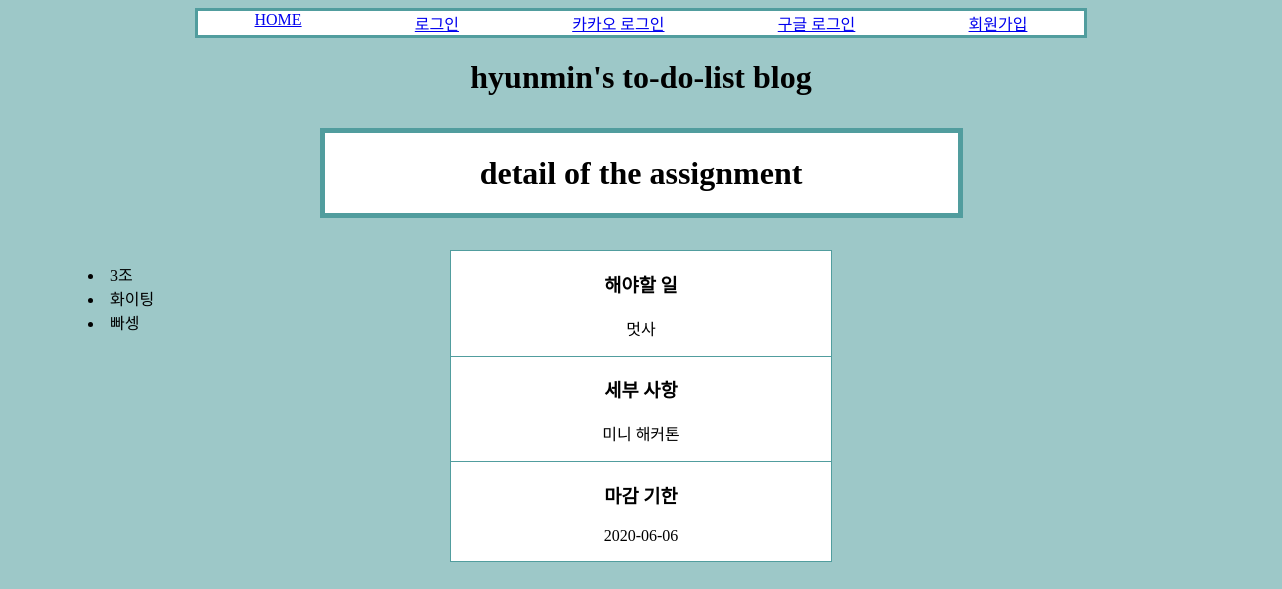
The app's page /detail/5 with its own data.
### app/models.py (models this page shows, shortened)
class Post(models.Model):
  title = models.CharField(max_length=200)
  content = models.TextField()
  deadline = models.CharField(max_length=30)
  author = models.ForeignKey(User, on_delete=models.CASCADE, related_name="posts")

class Comment(models.Model):
  post = models.ForeignKey(Post, on_delete = models.CASCADE, related_name = "comments")
  content = models.TextField()
  author = models.ForeignKey(User, on_delete=models.CASCADE, related_name="comments")

### app/views.py (the view, shortened to what this page needs)
# urls.py: path('detail/<int:post_pk>', views.detail, name="detail"),
def detail(request, post_pk):
  post = Post.objects.get(pk=post_pk)
  return render(request, 'detail.html', { 'post':post })

### app/templates/detail.html (shortened to what this page needs)
{% extends 'base.html' %}
  {% block title %}
    {% load static %}
    <link rel="stylesheet" type="text/css" href="{% static 'detail.css' %}">
  {% endblock title %}
  {% block content %}
  <div class="title">
    <h1>detail of the assignment</h1>
  </div>
  <div class="total">
    <div class="top">
      <h3>해야할 일</h3>
      <span>{{ post.title }}</span>
    </div>
    <div class="middle">
      <h3>세부 사항</h3>
      <span>{{ post.content }}</span>
    </div>
    <div class="bottom">
      <h3>마감 기한</h3>
      <span>{{ post.deadline }}</span>
    </div>
  </div>
  <br>
  <div class="comment">
    <br>
    {% for comment in post.comments.all %}
      <li>{{ comment.content }}</li>
    {% endfor %}
  </div>
  {% endblock %}

### app/static/base.css (style rules this page uses)
h1 { text-align: center; }

### app/static/detail.css (style rules this page uses)
body { background-color: #9DC8C8; }
.total { border: 1px solid #519D9E; width: 30%; margin: 0 auto; text-align: center; margin-top: 2rem; background-color: white; }
.top { border-bottom: 1px solid #519D9E; padding-bottom: 1rem; }
.middle { border-bottom: 1px solid #519D9E; padding-bottom: 1rem; }
.bottom { padding-bottom: 1rem; }
.title { display: block; border: 5px solid #519D9E; width: 50%; margin: 0px auto; text-align: center; background-color: white; margin-top: 2rem; }
.comment { position: relative; left: 5rem; bottom: 21rem; }

### records on screen
Post: title "멋사", content "미니 해커톤", deadline "2020-06-06"
Comment: content "3조"
Comment: content "화이팅"
Comment: content "빠셍"
